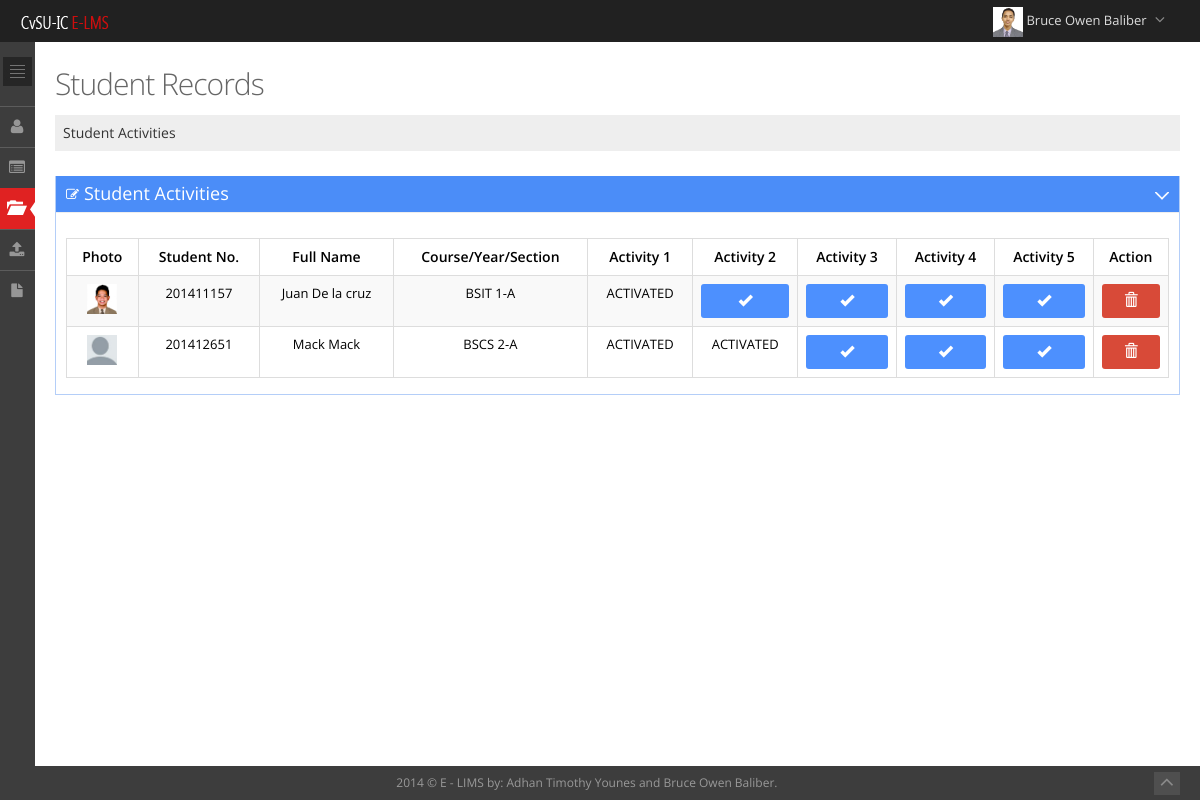
The app's page /instructors/student_activities.php (signed in) with its own data.
### tables this page shows
CREATE TABLE IF NOT EXISTS `users` (
  `id` int(10) NOT NULL,
  `fullname` varchar(250) NOT NULL,
  `firstname` varchar(250) NOT NULL,
  `lastname` varchar(250) NOT NULL,
  `email` varchar(250) NOT NULL,
  `username` varchar(200) DEFAULT NULL,
  `password` varchar(200) DEFAULT NULL,
  `level` varchar(200) NOT NULL,
  `status` varchar(250) NOT NULL,
  `mobile` varchar(200) NOT NULL,
  `profilepic` varchar(250) NOT NULL,
  `gender` varchar(250) NOT NULL,
  `address` varchar(250) NOT NULL,
  `verification_code` varchar(250) NOT NULL,
  `logging` varchar(200) NOT NULL
);

CREATE TABLE IF NOT EXISTS `evaluation` (
  `id` int(100) NOT NULL,
  `instructor_id` varchar(200) NOT NULL,
  `student_id` varchar(200) NOT NULL,
  `activity1` varchar(200) NOT NULL,
  `activity2` varchar(200) NOT NULL,
  `activity3` varchar(200) NOT NULL,
  `activity4` varchar(200) NOT NULL,
  `activity5` varchar(200) NOT NULL
);

CREATE TABLE IF NOT EXISTS `student` (
  `id` int(100) NOT NULL,
  `instructor_id` int(100) NOT NULL,
  `student_id` int(100) NOT NULL,
  `username` varchar(250) NOT NULL,
  `password` varchar(250) NOT NULL,
  `fullname` varchar(250) NOT NULL,
  `firstname` varchar(250) NOT NULL,
  `lastname` varchar(250) NOT NULL,
  `email` varchar(250) NOT NULL,
  `gender` varchar(250) NOT NULL,
  `status` varchar(250) NOT NULL,
  `mobile` varchar(250) NOT NULL,
  `address` varchar(250) NOT NULL,
  `profilepic` varchar(250) NOT NULL,
  `verification_code` varchar(250) NOT NULL,
  `grade` varchar(250) NOT NULL,
  `lesson_taked` varchar(250) NOT NULL,
  `course` varchar(250) NOT NULL,
  `year` varchar(250) NOT NULL,
  `section` varchar(250) NOT NULL,
  `logging` varchar(200) NOT NULL,
  `level` varchar(200) NOT NULL
);

### instructors/student_activities.php (the view, shortened to what this page needs)
<?php
$id1=$_SESSION['timkey'];
$query=mysql_query("select * from users where id='$id1' ");
if($num=mysql_num_rows($query)>0)
{
	$row=mysql_fetch_assoc($query);
	$firstname=$row['firstname'];
	$lastname=$row['lastname'];
	$image=$row['profilepic'];
}
else
{
	header("location: ../index.php?Unauthorize_access!");
}
?>
<!DOCTYPE html>
<html lang="en" class="no-js">
<head>
<link href="../template/assets/plugins/font-awesome/css/font-awesome.min.css" rel="stylesheet" type="text/css"/>
<link href="../template/assets/plugins/bootstrap/css/bootstrap.min.css" rel="stylesheet" type="text/css"/>
<link href="../template/assets/plugins/uniform/css/uniform.default.css" rel="stylesheet" type="text/css"/>
<link rel="stylesheet" type="text/css" href="../template/assets/plugins/select2/select2.css"/>
<link rel="stylesheet" type="text/css" href="../template/assets/plugins/select2/select2-metronic.css"/>
<link rel="stylesheet" href="../template/assets/plugins/data-tables/DT_bootstrap.css"/>
<link href="../template/assets/plugins/bootstrap-modal/css/bootstrap-modal-bs3patch.css" rel="stylesheet" type="text/css"/>
<link href="../template/assets/plugins/bootstrap-modal/css/bootstrap-modal.css" rel="stylesheet" type="text/css"/>
<link href="../template/assets/css/style-metronic.css" rel="stylesheet" type="text/css"/>
<link href="../template/assets/css/style.css" rel="stylesheet" type="text/css"/>
<link href="../template/assets/css/style-responsive.css" rel="stylesheet" type="text/css"/>
<link href="../template/assets/css/plugins.css" rel="stylesheet" type="text/css"/>
<link href="../template/assets/css/themes/default.css" rel="stylesheet" type="text/css" id="style_color"/>
<link href="../template/assets/css/custom.css" rel="stylesheet" type="text/css"/>
</head>
<body class="page-header-fixed page-sidebar-closed">
<div class="header navbar navbar-fixed-top">
	<div class="header-inner">
		<a class="navbar-brand" href="student_records.php">
			<img src="../template/assets/img/cvsu_logo_small.png" alt="logo" class="img-responsive"/>
		</a>
		<ul class="nav navbar-nav pull-right">
			<li class="dropdown" id="header_notification_bar">
			<li class="dropdown user">
				<a href="#" class="dropdown-toggle" data-toggle="dropdown" data-hover="dropdown" data-close-others="true">
					<img alt="" class= "imgs" src="images/profilepic/<?php echo $image; ?>"/>
					<span class="username">
						<?php echo $firstname." ".$lastname;?>
						</span>
					<i class="fa fa-angle-down"></i>
				</a>
			</li>
		</ul>
	</div>
</div>
<div class="page-container">
	<div class="page-sidebar-wrapper">
		<div class="page-sidebar navbar-collapse collapse">
			<ul class="page-sidebar-menu" data-auto-scroll="true" data-slide-speed="200">
				<li class="sidebar-toggler-wrapper margin-bottom-20">
					<div class="sidebar-toggler hidden-phone">
					</div>
				</li>
				<li class="tooltips" data-container="body" data-placement="right" data-html="true" data-original-title="Manage your own account">
					<a href="myprofile.php">
						<i class="fa fa-user"></i>
					</a>
				</li>
				<li class="tooltips" data-container="body" data-placement="right" data-html="true" data-original-title="View All Student Records">
					<a href="student_records.php">
						<i class="fa fa-list-alt"></i>
					</a>
					</li>
				<li class="tooltips active" data-container="body" data-placement="right" data-html="true" data-original-title="View All Student Records">
					<a href="student_activities.php">
						<i class="glyphicon glyphicon-folder-open"></i>
						<span class="selected">
						</span>
					</a>
					</li>
<li class="tooltips" data-container="body" data-placement="right" data-html="true" data-original-title="View All Student Activities">
<a href="student_files.php">
<i class="fa fa-upload"></i>
</a>
</li>
<li class="tooltips" data-container="body" data-placement="right" data-html="true" data-original-title="View Quiz Records">
<a href="student_quiz.php">
<i class="fa fa-file"></i>
</a>
</li>
		</div>
	</div>
	<div class="page-content-wrapper">
		<div class="page-content">
			<div class="row">
				<div class="col-md-12">
					<h3 class="page-title">
					Student Records<small></small>
					</h3>
					<ul class="page-breadcrumb breadcrumb">
						<li>
							<a href="student_activities.php">
								Student Activities
							</a>
						</li>
					</ul>
				</div>
			</div>
			<div class="row">
				<div class="col-md-12">
				<div class="portlet box blue">
						<div class="portlet-title">
							<div class="caption">
								<i class="fa fa-edit"></i>Student Activities
							</div>
							<div class="tools">
								<a href="javascript:;" class="collapse">
								</a>
							</div>
						</div>
						<div class="portlet-body">
							<table class='table table-striped table-hover table-bordered' id='sample_editable_1'>
							<thead>
						<tr>
								<th class='center'>
									 Photo
								</th>
								<th class='center'>
									 Student No.
								</th>
								<th class='center'>
									 Full Name
								</th>
								<th class='center'>
									 Course/Year/Section
								</th>
								<th class='center'>
									Activity 1
								</th>
								<th class='center'>
									 Activity 2
								</th>
								<th class='center'>
									 Activity 3
								</th>
								<th class='center'>
									 Activity 4
								</th>
								<th class='center'>
									 Activity 5
								</th>
								<th class='center'>
									 Action
								</th>
							</tr>
							</thead>
						<tbody>
			<?php
					$query=mysql_query("select evaluation.id, evaluation.activity1, evaluation.activity2, evaluation.activity3,
						evaluation.activity4, evaluation.activity5, student.student_id, student.fullname, student.course, student.year,
						 student.section, student.profilepic from evaluation left join student on evaluation.student_id=student.student_id")or die(mysql_error());
					if($num=mysql_num_rows($query)>0)
					{
									while($rows=mysql_fetch_assoc($query))
									{
										$code=$rows['id'];
										?>
													<tr>
													<td class='center'>
													<img src="../students/images/profilepic/<?php echo $rows['profilepic'];?> " class='imgs'>
														</td>
														<td class='center'>
															<?php echo $rows['student_id'];?>
														</td>
														<td class='center'>
															<?php echo $rows['fullname'];?>
														</td>
														<td class='center'>
															<?php echo $rows['course']." ".$rows['year']."-".$rows['section'];?>
														</td>
														<td class='center'>
															<?php
															if($rows['activity1']=="INACTIVE")
															{
																?>
																<a href="../function/activate_activity.php?id=<?php echo $code;?>" class="btn blue tooltips" title="Activate">
																	<i class='glyphicon glyphicon-ok'></i></a>
															<?php
															}
															else
																echo  $rows['activity1'];
															?>
														</td>
														<td class='center'>
														<?php
															if($rows['activity2']=="INACTIVE")
															{
																?>
																<a href="../function/activate_activity.php?id=<?php echo $code;?>" class="btn blue tooltips" title="Activate">
																	<i class='glyphicon glyphicon-ok'></i></a>
															<?php
															}
															else
																echo  $rows['activity2'];
															?>
														</td>
														<td class='center'>
														<?php
															if($rows['activity3']=="INACTIVE")
															{
																?>
																<a href="../function/activate_activity.php?id=<?php echo $code;?>" class="btn blue tooltips" title="Activate">
																	<i class='glyphicon glyphicon-ok'></i></a>
															<?php
															}
															else
																echo  $rows['activity3'];
															?>
														</td>
														<td class='center'>
														<?php
															if($rows['activity4']=="INACTIVE")
															{
																?>
																<a href="../function/activate_activity.php?id=<?php echo $code;?>" class="btn blue tooltips" title="Activate">
																	<i class='glyphicon glyphicon-ok'></i></a>
															<?php
															}
															else
																echo  $rows['activity4'];
															?>
														</td>
														<td class='center'>
														<?php
															if($rows['activity5']=="INACTIVE")
															{
																?>
																<a href="../function/activate_activity.php?id=<?php echo $code;?>" class="btn blue tooltips" title="Activate">
																	<i class='glyphicon glyphicon-ok'></i></a>
															<?php
															}
															else
																echo  $rows['activity5'];
															?>
														</td>
														<td class='center'>
															<a href="#id<?php echo $code;?>" data-toggle="modal" class="btn red tooltips" title="Delete Student's data">
																	<i class='glyphicon glyphicon-trash'></i></a>
														</td>
													</tr>
						<?php
								}
							}
							?>
							</tbody>
							</table>
						</div>
					</div>
				</div>
			</div>
		</div>
	</div>
</div>
<div class="footer">
	<div class="footer-inner">
		 2014 &copy; E - LIMS by: Adhan Timothy Younes and Bruce Owen Baliber.
	</div>
	<div class="footer-tools">
		<span class="go-top">
			<i class="fa fa-angle-up"></i>
		</span>
	</div>
</div>
</body>
</html>

### template/assets/css/style-metronic.css (style rules this page uses)
div, input, select, textarea, span, img, table, td, th, p, a, button, ul, code, pre, li { -webkit-border-radius: 0 !important; -moz-border-radius: 0 !important; border-radius: 0 !important; }
.btn { width: 100%; border-width: 0; padding: 7px 14px; font-size: 14px; display: inline-block; outline: none !important; -webkit-box-shadow: none !important; -moz-box-shadow: none !important; box-shadow: none !important; -webkit-border-radius: 0px !important; -moz-border-radius: 0px !important; border-radius: 3px !important; text-shadow: none; }
.btn.red { color: white; text-shadow: none; background-color: #d84a38; }
.btn.blue { color: white; text-shadow: none; background-color: #4d90fe; }
.btn > i { font-size: 14px; }
.table thead > tr > th { border-bottom: 0; }

### template/assets/css/style-responsive.css (style rules this page uses)
.center { text-align: center; }
@media (min-width: 992px) { .page-sidebar { width: 225px; float: left; position: relative; margin-right: -100%; } }
@media (min-width: 992px) { .page-sidebar.navbar-collapse { max-height: none !important; } }
@media (min-width: 992px) { .page-content-wrapper { float: left; width: 100%; } }
@media (min-width: 992px) { .page-content { margin-left: 225px; margin-top: 0px; min-height: 600px; padding: 25px 20px 20px 20px; } }
@media (min-width: 992px) { .footer { clear: left; } }
@media (min-width: 992px) { .page-sidebar-closed .page-sidebar .sidebar-toggler { margin-left: 3px; } }
@media (min-width: 992px) { .page-sidebar-closed .page-sidebar-menu > li > a .selected { right: -3px !important; } }
@media (min-width: 992px) { .page-sidebar-closed .page-sidebar .sidebar-toggler { margin-right: 3px; } }
@media (min-width: 992px) { .page-sidebar-closed .page-sidebar-menu { width: 35px !important; } }
@media (min-width: 992px) { .page-sidebar-closed .page-sidebar-menu > li > a { padding-left: 7px; } }
@media (min-width: 992px) { .page-sidebar-closed .page-sidebar { width: 35px; } }
@media (min-width: 992px) { .page-sidebar-closed .page-content { margin-left: 35px !important; } }

### template/assets/css/themes/default.css (style rules this page uses)
body { background-color: #3d3d3d !important; }
.header { filter: none !important; background-image: none !important; background-color: #212121 !important; }
.header .navbar-nav li.dropdown .dropdown-toggle i { color: #8a8a8a !important; }
.page-sidebar { background-color: #3d3d3d; }
ul.page-sidebar-menu > li > a { border-top: 1px solid #5c5c5c !important; color: #ffffff !important; }
ul.page-sidebar-menu > li:last-child > a { border-bottom: 1px solid transparent !important; }
ul.page-sidebar-menu > li a i { color: #969696; }
ul.page-sidebar-menu > li.active > a { background: #e02222 !important; border-top-color: transparent !important; color: #ffffff; }
ul.page-sidebar-menu > li.active > a i { color: #ffffff; }
.sidebar-toggler { background-image: url(../../img/sidebar-toggler.jpg); background-color: #242424; }
.footer .footer-inner { color: #999999; }
.footer .footer-tools .go-top { background-color: #4f4f4f; }
.footer .footer-tools .go-top i { color: #8a8a8a; }

### records on screen
users: profilepic (picture), firstname "Bruce Owen", lastname "Baliber"
evaluation: student.profilepic (picture), student.student_id "201411157", student.fullname "Juan De la cruz", student.course "BSIT", student.year "1", student.section "A", activity1 "ACTIVATED"
evaluation: student.profilepic (placeholder picture), student.student_id "201412651", student.fullname "Mack Mack", student.course "BSCS", student.year "2", student.section "A", activity1 "ACTIVATED", activity2 "ACTIVATED"
